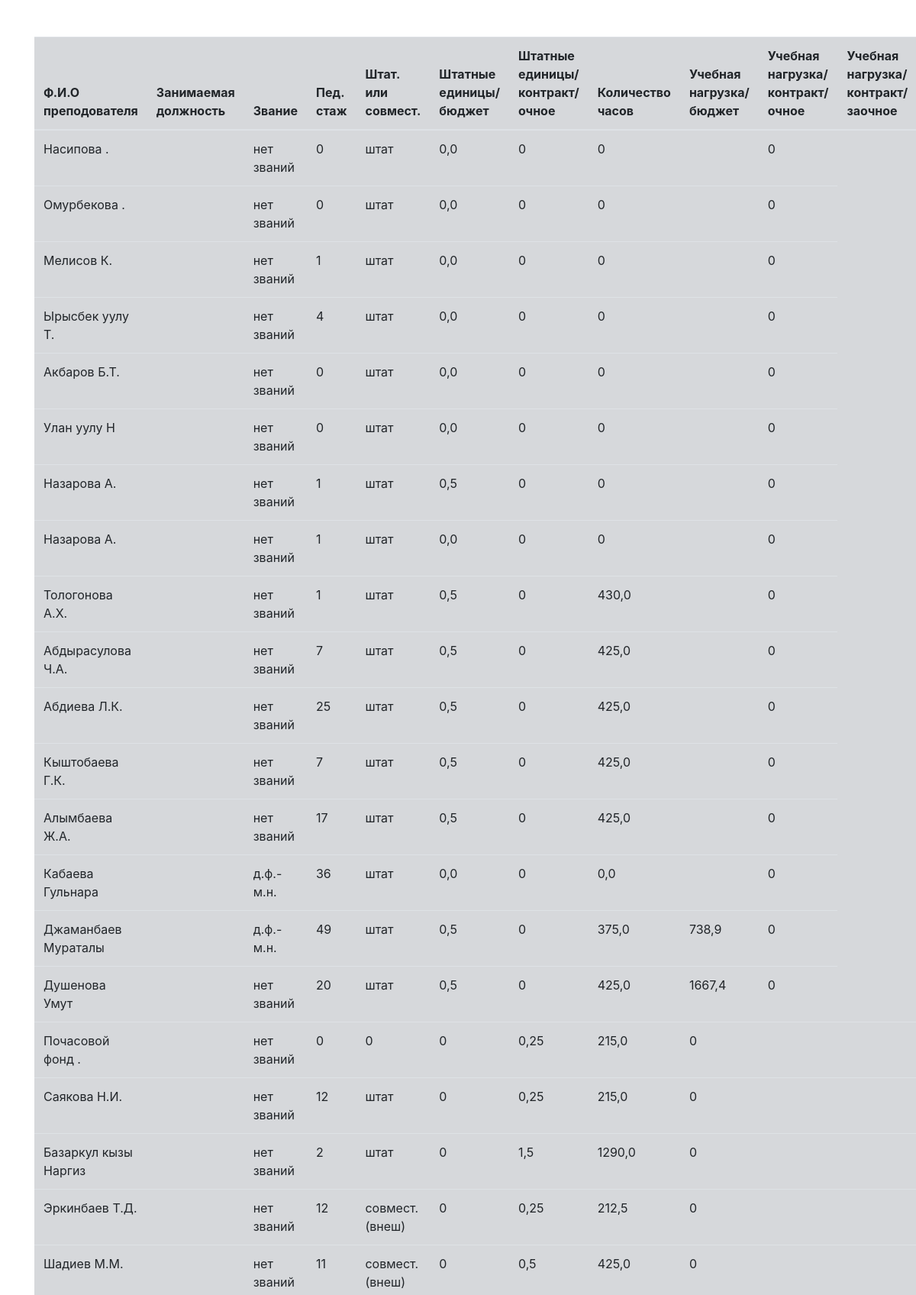
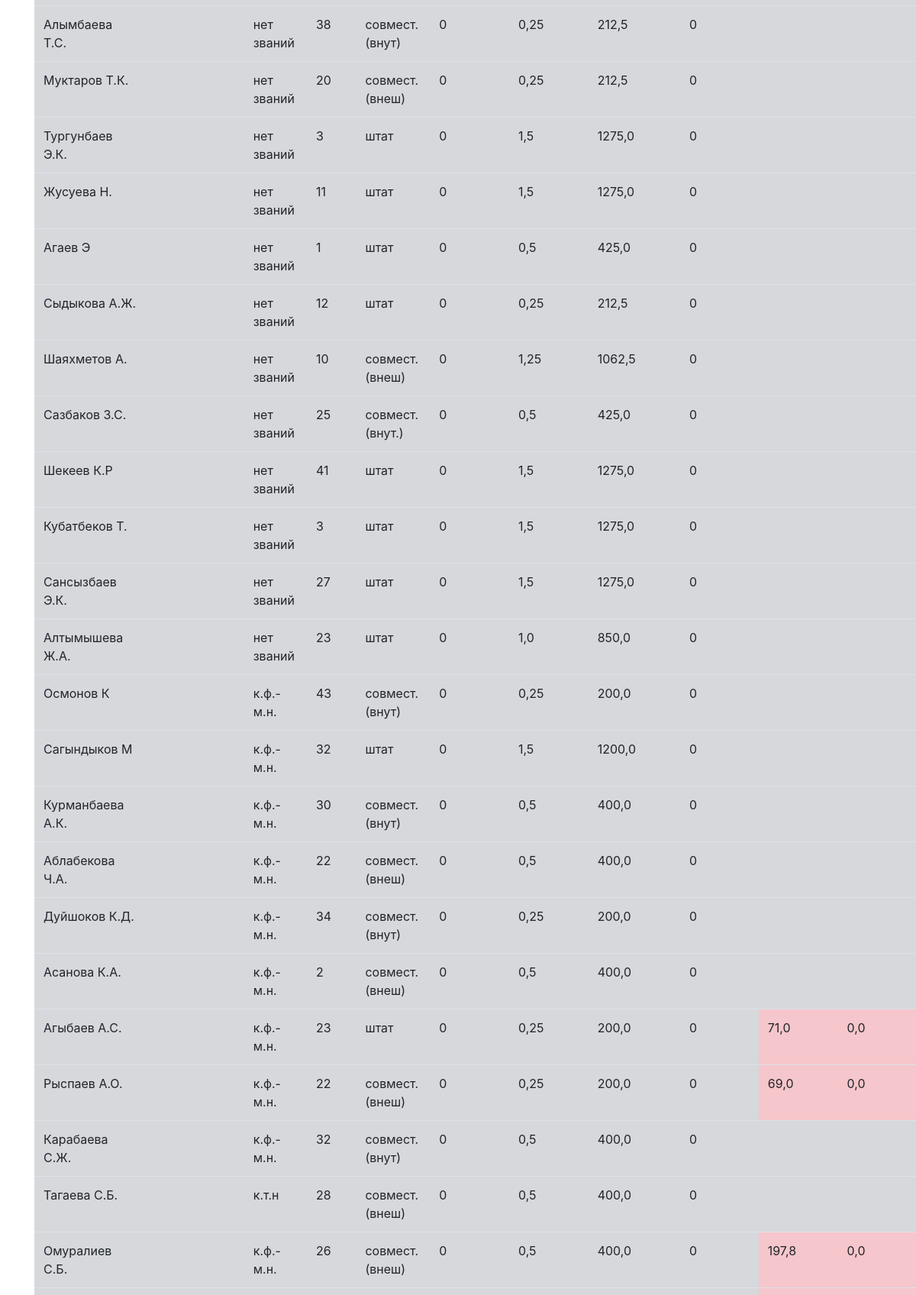
The page /api/teacher/shtatnoe/ (upper part) on the database its author committed (2 pictures, top to bottom).
### apps/teacher/models.py (models this page shows, shortened)
class Teacher(models.Model):
    first_name = models.CharField(max_length=20, verbose_name='Имя')
    last_name = models.CharField(max_length=30, verbose_name='Фамилия')
    job_title = models.ForeignKey(Doljnost, on_delete=models.SET_NULL, null=True, blank=True, verbose_name='Должность')
    zvanie = models.CharField(max_length=120, verbose_name='Звание')
    ped_staj = models.IntegerField(verbose_name='Пед стаж')
    shtat_sovmest = models.CharField(max_length=250, verbose_name='Штат.или совмест.')
    is_budget = models.BooleanField(default=False, verbose_name='Бюджет')
    stavka_budget = models.FloatField(default=0, verbose_name='Ставка для бюджета')
    stavka = models.FloatField(verbose_name='Ставка')
    class Meta:
        verbose_name = 'Преподователь'
        verbose_name_plural = 'Преподователи'
        ordering = ('id',)
    def get_full_name(self):
        return f"{self.last_name} {self.first_name}"
    get_full_name.short_description = 'Ф.И.О преподавателя'
    def get_title_stavka(self):
        if self.job_title.id == 1:
            return 750
        if self.job_title.id == 2:
            return 800
        if self.job_title.id == 3:
            return 850
        if self.job_title.id == 4:
            return 860
    get_title_stavka.short_description = 'Часы по должности'
    def vsego_stavka(self):
        return self.stavka_budget + self.stavka
    vsego_stavka.short_description = 'Всего ставка'
    def get_time(self):
        if self.job_title.id == 1:
            return self.stavka * 750
        if self.job_title.id == 2:
            return self.stavka * 800
        if self.job_title.id == 3:
            return self.stavka * 850
        if self.job_title.id == 4:
            return  self.stavka * 860
        return 0
    get_time.short_description = 'Необходимые часы'
    def get_time_budget(self):
        if self.job_title.id == 1:
            return self.stavka_budget * 750
        if self.job_title.id == 2:
            return self.stavka_budget * 800
        if self.job_title.id == 3:
            return self.stavka_budget * 850
        if self.job_title.id == 4:
            return  self.stavka_budget * 860
        return 0
    get_time_budget.short_description = 'Необходимые часы бюджет'
    def get_time_vsego(self):
        return self.get_time() + self.get_time_budget()
    get_time_vsego.short_description = 'Всего часы'
    def total_vsego_uchebnyh_chasov(self):
        nagruzki = self.teacherr.all()
        total_hours = sum(nagruzka.group_id.vsego_uchebnyh_chasov for nagruzka in nagruzki if nagruzka.group_id and nagruzka.group_id.vsego_uchebnyh_chasov is not None)
        return round(total_hours, 1)
    total_vsego_uchebnyh_chasov.short_description = 'Очное'
    def total_za_vsego_uchebnyh_chasov(self):
        nagruzki = self.teacherr.all()
        total_hours = sum(nagruzka.group_id.za_vsego_uchebnyh_chasov for nagruzka in nagruzki if nagruzka.group_id and nagruzka.group_id.za_vsego_uchebnyh_chasov is not None)
        return round(total_hours, 1)
    total_za_vsego_uchebnyh_chasov.short_description = 'Заочное'
    def vsego(self):
        return round(self.total_vsego_uchebnyh_chasov() + self.total_za_vsego_uchebnyh_chasov(), 1)
    vsego.short_description = 'Всего'

class Doljnost(models.Model):
    name = models.CharField(max_length=50, verbose_name='Название')
    stavka = models.IntegerField(verbose_name='Количество часов')
    class Meta:
        verbose_name = 'Должность'
        verbose_name_plural = 'Должности'
        ordering = ('-id',)

### api/teacher/views.py (the view)
# urls.py: path('shtatnoe/', views.shtatnoe, name='shtatnoe'),
def shtatnoe(request):
    if request.method == 'GET':
        teacher = Teacher.objects.all().annotate(vsego_uchebnyh_chasov=Sum('teacherr__group_id__vsego_uchebnyh_chasov'),
                                                 za_vsego_uchebnyh_chasov=Sum('teacherr__group_id__za_vsego_uchebnyh_chasov')).order_by('-id')
        context = {'teachers': teacher}
        return render(request, 'shtatnoe.html', context)

### api/teacher/templates/shtatnoe.html (shortened to what this page needs)
{% load static %}
<!DOCTYPE html>
<html lang="en">
<head>
    <link rel="stylesheet" href="https://cdn.jsdelivr.net/npm/bootstrap@4.0.0/dist/css/bootstrap.min.css">
</head>
<body>
<div class="container my-5">
  <table  class="table table-secondary table-hover">
      <thead>
      <tr>
        <th scope="col">Ф.И.О преподователя</th>
        <th scope="col">Занимаемая должность</th>
        <th scope="col">Звание</th>
        <th scope="col">Пед. стаж</th>
        <th scope="col">Штат. или совмест.</th>
        <th scope="col">Штатные единицы/бюджет</th>
        <th scope="col">Штатные единицы/контракт/очное</th>
          <th scope="col">Количество часов</th>
        <th scope="col">Учебная нагрузка/бюджет</th>
        <th scope="col">Учебная нагрузка/контракт/очное</th>
        <th scope="col">Учебная нагрузка/контракт/заочное</th>
      </tr>
      {% for teacher in teachers %}
          {% if teacher.is_budget %}
          <tr class="table-hover">
              <td>{{ teacher.get_full_name }}</td>
              <td>{{ teacher.get_job_title_display }}</td>
              <td>{{ teacher.zvanie }}</td>
              <td>{{ teacher.ped_staj }}</td>
              <td>{{ teacher.shtat_sovmest }}</td>
              <td>{{ teacher.stavka }}</td>
              <td>{{ 0 }}</td>
              <td>{{ teacher.get_time }}</td>
              {% if teacher.get_time > teacher.vsego_uchebnyh_chasov %}
                  <td class="table-danger">{{ teacher.vsego_uchebnyh_chasov|floatformat:1 }}</td>
                  {% else %}
                  <td class="table-secondary">{{ teacher.vsego_uchebnyh_chasov|floatformat:1 }}</td>
              {% endif %}
              <td>{{ 0 }}</td>
          </tr>
          {% endif %}
      {% endfor %}
      {% for teacher in teachers %}
          {% if teacher.is_budget == False %}
          <tr class="table-hover">
              <td>{{ teacher.get_full_name }}</td>
              <td>{{ teacher.get_job_title_display }}</td>
              <td>{{ teacher.zvanie }}</td>
              <td>{{ teacher.ped_staj }}</td>
              <td>{{ teacher.shtat_sovmest }}</td>
              <td>{{ 0 }}</td>
              <td>{{ teacher.stavka }}</td>
              <td>{{ teacher.get_time }}</td>
              <td>{{ 0 }}</td>
              {% if teacher.get_time > teacher.vsego_uchebnyh_chasov %}
              <td class="table-danger">{{ teacher.vsego_uchebnyh_chasov|floatformat:1 }}</td>
              {% else %}
              <td class="table-secondary">{{ teacher.vsego_uchebnyh_chasov|floatformat:1 }}</td>
              {% endif %}
              {% if teacher.get_time > teacher.za_vsego_uchebnyh_chasov %}
              <td class="table-danger">{{ teacher.za_vsego_uchebnyh_chasov|floatformat:1 }}</td>
              {% else %}
              <td class="table-secondary">{{ teacher.za_vsego_uchebnyh_chasov|floatformat:1 }}</td>
              {% endif %}
          </tr>
          {% endif %}
      {% endfor %}
  </table>
</div>
</body>
</html>

### rows shown on the page
Teacher: get_full_name "Насипова .", zvanie "нет званий", ped_staj "0", shtat_sovmest "штат", stavka "0,0", get_time "0"
Teacher: get_full_name "Омурбекова .", zvanie "нет званий", ped_staj "0", shtat_sovmest "штат", stavka "0,0", get_time "0"
Teacher: get_full_name "Мелисов К.", zvanie "нет званий", ped_staj "1", shtat_sovmest "штат", stavka "0,0", value "0", get_time "0"
Teacher: get_full_name "Ырысбек уулу Т.", zvanie "нет званий", ped_staj "4", shtat_sovmest "штат", stavka "0,0", value "0", get_time "0"
Teacher: get_full_name "Акбаров Б.Т.", zvanie "нет званий", ped_staj "0", shtat_sovmest "штат", stavka "0,0", get_time "0"
Teacher: get_full_name "Улан уулу Н", zvanie "нет званий", ped_staj "0", shtat_sovmest "штат", stavka "0,0", get_time "0"
Teacher: get_full_name "Назарова А.", zvanie "нет званий", ped_staj "1", shtat_sovmest "штат", stavka "0,5", value "0", get_time "0"
Teacher: get_full_name "Назарова А.", zvanie "нет званий", ped_staj "1", shtat_sovmest "штат", stavka "0,0", value "0", get_time "0"
Teacher: get_full_name "Тологонова А.Х.", zvanie "нет званий", ped_staj "1", shtat_sovmest "штат", stavka "0,5", value "0", get_time "430,0"
Teacher: get_full_name "Абдырасулова Ч.А.", zvanie "нет званий", ped_staj "7", shtat_sovmest "штат", stavka "0,5", value "0", get_time "425,0"
Teacher: get_full_name "Абдиева Л.К.", zvanie "нет званий", ped_staj "25", shtat_sovmest "штат", stavka "0,5", value "0", get_time "425,0"
Teacher: get_full_name "Кыштобаева Г.К.", zvanie "нет званий", ped_staj "7", shtat_sovmest "штат", stavka "0,5", value "0", get_time "425,0"
Teacher: get_full_name "Алымбаева Ж.А.", zvanie "нет званий", ped_staj "17", shtat_sovmest "штат", stavka "0,5", value "0", get_time "425,0"
Teacher: get_full_name "Кабаева Гульнара", zvanie "д.ф.-м.н.", ped_staj "36", shtat_sovmest "штат", stavka "0,0", value "0", get_time "0,0"
Teacher: get_full_name "Джаманбаев Мураталы", zvanie "д.ф.-м.н.", ped_staj "49", shtat_sovmest "штат", stavka "0,5", value "0", get_time "375,0", vsego_uchebnyh_chasov "738,9"
Teacher: get_full_name "Душенова Умут", zvanie "нет званий", ped_staj "20", shtat_sovmest "штат", stavka "0,5", value "0", get_time "425,0", vsego_uchebnyh_chasov "1667,4"
Teacher: get_full_name "Почасовой фонд .", zvanie "нет званий", ped_staj "0", shtat_sovmest "0", value "0", stavka "0,25", get_time "215,0"
Teacher: get_full_name "Саякова Н.И.", zvanie "нет званий", ped_staj "12", shtat_sovmest "штат", is_budget "0", stavka "0,25", get_time "215,0"
Teacher: get_full_name "Базаркул кызы Наргиз", zvanie "нет званий", ped_staj "2", shtat_sovmest "штат", is_budget "0", stavka "1,5", get_time "1290,0"
Teacher: get_full_name "Эркинбаев Т.Д.", zvanie "нет званий", ped_staj "12", shtat_sovmest "совмест.(внеш)", is_budget "0", stavka "0,25", get_time "212,5"
Teacher: get_full_name "Шадиев М.М.", zvanie "нет званий", ped_staj "11", shtat_sovmest "совмест.(внеш)", is_budget "0", stavka "0,5", get_time "425,0"
Teacher: get_full_name "Алымбаева Т.С.", zvanie "нет званий", ped_staj "38", shtat_sovmest "совмест.(внут)", is_budget "0", stavka "0,25", get_time "212,5"
Teacher: get_full_name "Муктаров Т.К.", zvanie "нет званий", ped_staj "20", shtat_sovmest "совмест.(внеш)", is_budget "0", stavka "0,25", get_time "212,5"
Teacher: get_full_name "Тургунбаев Э.К.", zvanie "нет званий", ped_staj "3", shtat_sovmest "штат", is_budget "0", stavka "1,5", get_time "1275,0"
Teacher: get_full_name "Жусуева H.", zvanie "нет званий", ped_staj "11", shtat_sovmest "штат", is_budget "0", stavka "1,5", get_time "1275,0"
Teacher: get_full_name "Агаев Э", zvanie "нет званий", ped_staj "1", shtat_sovmest "штат", is_budget "0", stavka "0,5", get_time "425,0"
Teacher: get_full_name "Сыдыкова А.Ж.", zvanie "нет званий", ped_staj "12", shtat_sovmest "штат", is_budget "0", stavka "0,25", get_time "212,5"
Teacher: get_full_name "Шаяхметов А.", zvanie "нет званий", ped_staj "10", shtat_sovmest "совмест.(внеш)", is_budget "0", stavka "1,25", get_time "1062,5"
Teacher: get_full_name "Сазбаков З.С.", zvanie "нет званий", ped_staj "25", shtat_sovmest "совмест.(внут.)", is_budget "0", stavka "0,5", get_time "425,0"
Teacher: get_full_name "Шекеев К.Р", zvanie "нет званий", ped_staj "41", shtat_sovmest "штат", is_budget "0", stavka "1,5", get_time "1275,0"
Teacher: get_full_name "Кубатбеков Т.", zvanie "нет званий", ped_staj "3", shtat_sovmest "штат", is_budget "0", stavka "1,5", get_time "1275,0"
Teacher: get_full_name "Сансызбаев Э.К.", zvanie "нет званий", ped_staj "27", shtat_sovmest "штат", is_budget "0", stavka "1,5", get_time "1275,0"
Teacher: get_full_name "Алтымышева Ж.А.", zvanie "нет званий", ped_staj "23", shtat_sovmest "штат", is_budget "0", stavka "1,0", get_time "850,0"
Teacher: get_full_name "Осмонов К", zvanie "к.ф.-м.н.", ped_staj "43", shtat_sovmest "совмест.(внут)", is_budget "0", stavka "0,25", get_time "200,0"
Teacher: get_full_name "Сагындыков М", zvanie "к.ф.-м.н.", ped_staj "32", shtat_sovmest "штат", is_budget "0", stavka "1,5", get_time "1200,0"
Teacher: get_full_name "Курманбаева А.К.", zvanie "к.ф.-м.н.", ped_staj "30", shtat_sovmest "совмест.(внут)", is_budget "0", stavka "0,5", get_time "400,0"
Teacher: get_full_name "Аблабекова Ч.А.", zvanie "к.ф.-м.н.", ped_staj "22", shtat_sovmest "совмест.(внеш)", is_budget "0", stavka "0,5", get_time "400,0"
Teacher: get_full_name "Дуйшоков К.Д.", zvanie "к.ф.-м.н.", ped_staj "34", shtat_sovmest "совмест.(внут)", is_budget "0", stavka "0,25", get_time "200,0"
Teacher: get_full_name "Асанова К.А.", zvanie "к.ф.-м.н.", ped_staj "2", shtat_sovmest "совмест.(внеш)", is_budget "0", stavka "0,5", get_time "400,0"
Teacher: get_full_name "Агыбаев А.С.", zvanie "к.ф.-м.н.", ped_staj "23", shtat_sovmest "штат", is_budget "0", stavka "0,25", get_time "200,0", vsego_uchebnyh_chasov "71,0", za_vsego_uchebnyh_chasov "0,0"
Teacher: get_full_name "Рыспаев А.О.", zvanie "к.ф.-м.н.", ped_staj "22", shtat_sovmest "совмест.(внеш)", is_budget "0", stavka "0,25", get_time "200,0", vsego_uchebnyh_chasov "69,0", za_vsego_uchebnyh_chasov "0,0"
Teacher: get_full_name "Карабаева С.Ж.", zvanie "к.ф.-м.н.", ped_staj "32", shtat_sovmest "совмест.(внут)", is_budget "0", stavka "0,5", get_time "400,0"
Teacher: get_full_name "Тагаева С.Б.", zvanie "к.т.н", ped_staj "28", shtat_sovmest "совмест.(внеш)", is_budget "0", stavka "0,5", get_time "400,0"
Teacher: get_full_name "Омуралиев С.Б.", zvanie "к.ф.-м.н.", ped_staj "26", shtat_sovmest "совмест.(внеш)", is_budget "0", stavka "0,5", get_time "400,0", vsego_uchebnyh_chasov "197,8", za_vsego_uchebnyh_chasov "0,0"
